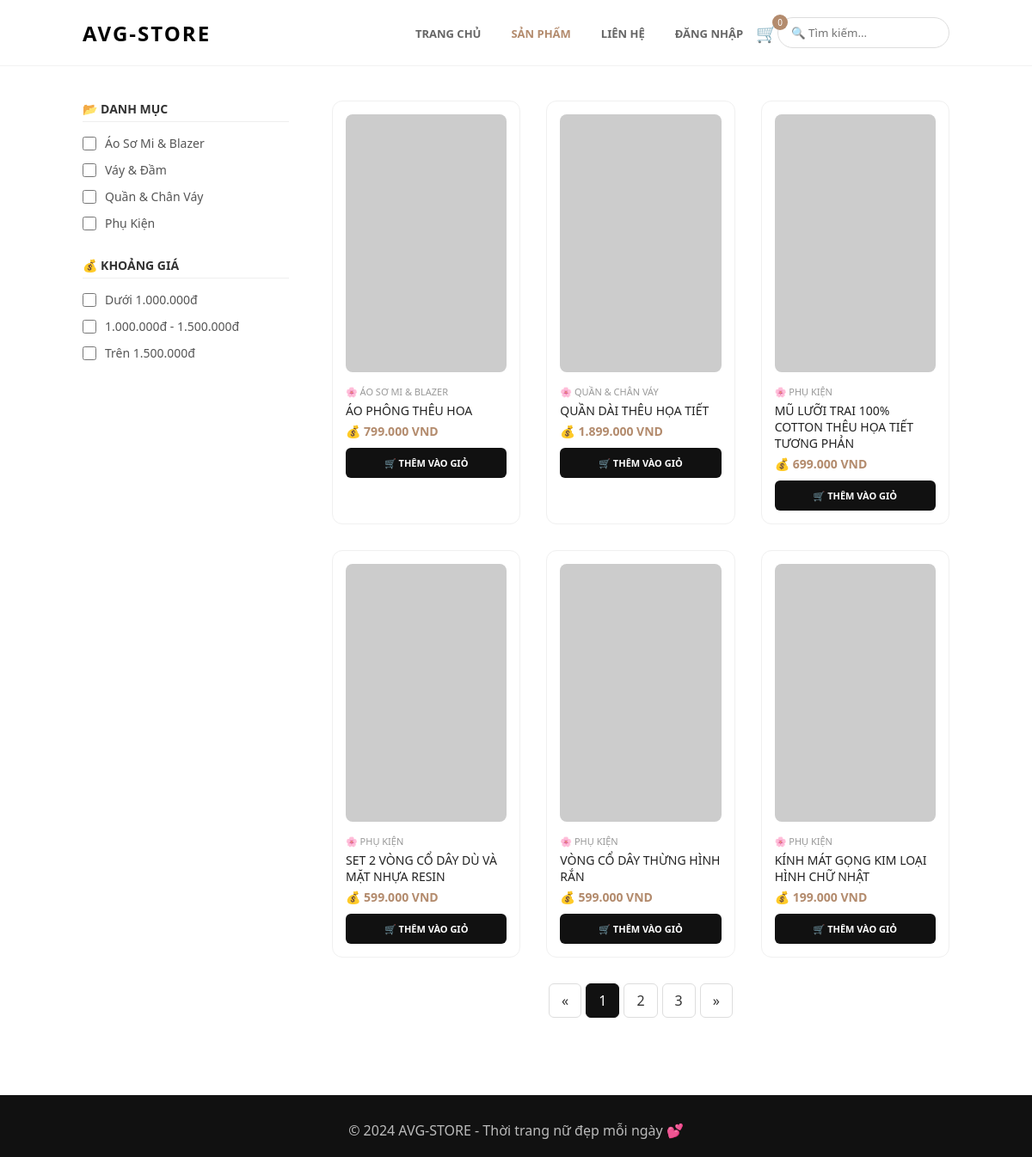
/products.php, run on the app's committed database.
### tables this page shows
CREATE TABLE `products` (
  `id` int(11) NOT NULL,
  `name` varchar(255) NOT NULL,
  `category` varchar(100) DEFAULT NULL,
  `price` varchar(50) DEFAULT NULL,
  `image` text DEFAULT NULL,
  `description` text DEFAULT NULL,
  `created_at` timestamp NOT NULL DEFAULT current_timestamp()
);

### products.php (the view, shortened to what this page needs)
<?php
include 'db.php';
$result = $conn->query("SELECT * FROM products ORDER BY id DESC");
?>
<!DOCTYPE html>
<html lang="vi">
<head>
</head>
<body>
    <div class="navbar">
        <a href="index.php" class="logo">AVG-STORE</a>
        <div style="display:flex; align-items:center;">
            <ul class="nav-links">
                <li><a href="index.php">TRANG CHỦ</a></li>
                <li><a href="products.php" class="active">SẢN PHẨM</a></li>
                <li><a href="contact.php">LIÊN HỆ</a></li>
                <?php if(isset($_SESSION['user'])): ?>
                    <li><a href="profile.php">TÀI KHOẢN</a></li>
                    <?php if($_SESSION['role'] === 'admin'): ?>
                        <li><a href="admin.php" style="color:#b38b6d;"> QUẢN TRỊ</a></li>
                    <?php endif; ?>
                    <li><a href="logout.php">ĐĂNG XUẤT</a></li>
                <?php else: ?>
                    <li><a href="login.php">ĐĂNG NHẬP</a></li>
                <?php endif; ?>
            </ul>
            <a href="cart.php" class="cart-icon">
                🛒 <span class="cart-count" id="cartCount">0</span>
            </a>
            <input type="text" class="search-box" id="searchField" placeholder="🔍 Tìm kiếm..." onkeyup="filterData(true)">
        </div>
    </div>
    <div class="main-container">
        <div class="sidebar">
            <div class="filter-section">
                <div class="filter-title">📂 Danh Mục</div>
                <label><input type="checkbox" class="cat-cb" value="áo sơ mi & blazer" onchange="filterData(true)"> Áo Sơ Mi & Blazer</label>
                <label><input type="checkbox" class="cat-cb" value="váy & đầm" onchange="filterData(true)"> Váy & Đầm</label>
                <label><input type="checkbox" class="cat-cb" value="quần & chân váy" onchange="filterData(true)"> Quần & Chân Váy</label>
                <label><input type="checkbox" class="cat-cb" value="phụ kiện" onchange="filterData(true)"> Phụ Kiện</label>
            </div>
            <div class="filter-section">
                <div class="filter-title">💰 Khoảng Giá</div>
                <label><input type="checkbox" class="price-cb" value="under1m" onchange="filterData(true)"> Dưới 1.000.000đ</label>
                <label><input type="checkbox" class="price-cb" value="1mto1m5" onchange="filterData(true)"> 1.000.000đ - 1.500.000đ</label>
                <label><input type="checkbox" class="price-cb" value="over1m5" onchange="filterData(true)"> Trên 1.500.000đ</label>
            </div>
        </div>
        <div class="content-area">
            <div class="products-grid" id="gridContainer">
                <?php while($row = $result->fetch_assoc()):
                    $clean_price = (int)preg_replace('/[^0-9]/', '', $row['price']);
                    $clean_cat = mb_strtolower(trim($row['category']), 'UTF-8');
                ?>
                    <div class="product-card" data-id="<?php echo $row['id']; ?>" data-category="<?php echo $clean_cat; ?>" data-price="<?php echo $clean_price; ?>">
                        <div class="img-holder"><img src="<?php echo $row['image']; ?>" onerror="this.src='https://placehold.co/300x350?text=AVG'"></div>
                        <span class="category-lbl">🌸 <?php echo $row['category']; ?></span>
                        <a href="product-detail.php?id=<?php echo $row['id']; ?>" class="product-title"><?php echo $row['name']; ?></a>
                        <span class="price-lbl">💰 <?php echo $row['price']; ?></span>
                        <button class="add-btn" data-id="<?php echo $row['id']; ?>" data-name="<?php echo htmlspecialchars($row['name']); ?>" data-price="<?php echo $row['price']; ?>">🛒 Thêm vào giỏ</button>
                    </div>
                <?php endwhile; ?>
            </div>
            <div class="pagination" id="paginationBox"></div>
        </div>
    </div>
    <div class="footer">
        <p>© 2024 AVG-STORE - Thời trang nữ đẹp mỗi ngày 💕</p>
    </div>
</body>
</html>

### products.php (style rules this page uses)
* { margin: 0; padding: 0; box-sizing: border-box; font-family: 'Segoe UI', Arial, sans-serif; }
body { background: #fff; color: #333; }
.navbar { display: flex; justify-content: space-between; align-items: center; padding: 20px 8%; border-bottom: 1px solid #f2f2f2; background: #fff; flex-wrap: wrap; gap: 15px; }
.logo { font-size: 24px; font-weight: bold; letter-spacing: 2px; text-decoration: none; color: #000; }
.nav-links { display: flex; gap: 35px; list-style: none; }
.nav-links a { text-decoration: none; color: #666; font-size: 13px; font-weight: 600; text-transform: uppercase; }
.nav-links a:hover, .nav-links a.active { color: #b38b6d; }
.cart-icon { position: relative; text-decoration: none; font-size: 20px; margin-left: 15px; }
.cart-count { position: absolute; top: -8px; right: -12px; background: #b38b6d; color: #fff; font-size: 10px; padding: 2px 6px; border-radius: 50%; }
.search-box { padding: 8px 15px; border: 1px solid #ddd; border-radius: 30px; outline: none; width: 200px; }
.main-container { display: flex; padding: 40px 8%; gap: 50px; flex: 1; flex-wrap: wrap; }
.sidebar { width: 240px; flex-shrink: 0; }
.filter-section { margin-bottom: 30px; }
.filter-title { font-size: 14px; font-weight: 700; text-transform: uppercase; margin-bottom: 15px; border-bottom: 1px solid #eee; padding-bottom: 5px; }
.filter-section label { display: flex; align-items: center; margin-bottom: 12px; font-size: 14px; color: #555; cursor: pointer; }
.filter-section input { margin-right: 10px; width: 16px; height: 16px; accent-color: #b38b6d; }
.content-area { flex: 1; }
.products-grid { display: grid; grid-template-columns: repeat(3, 1fr); gap: 30px; }
.product-card { background: #fff; display: flex; flex-direction: column; border: 1px solid #f0f0f0; border-radius: 12px; padding: 15px; transition: 0.3s; }
.img-holder { width: 100%; height: 300px; overflow: hidden; margin-bottom: 15px; border-radius: 8px; }
.img-holder img { width: 100%; height: 100%; object-fit: cover; }
.category-lbl { font-size: 11px; color: #999; text-transform: uppercase; }
.product-title { font-size: 14px; color: #222; font-weight: 500; text-decoration: none; margin: 5px 0; display: block; }
.price-lbl { font-size: 14px; color: #b38b6d; font-weight: 600; margin-bottom: 10px; }
.add-btn { background: #111; color: #fff; border: none; padding: 10px; font-size: 11px; font-weight: 600; text-transform: uppercase; cursor: pointer; border-radius: 6px; transition: 0.3s; }
.pagination { display: flex; justify-content: center; gap: 5px; margin-top: 30px; }
.footer { background: #111; color: #bbb; padding: 30px 0 20px; text-align: center; margin-top: 50px; }

### data on the page
products: category "ÁO SƠ MI & BLAZER", name "ÁO PHÔNG THÊU HOA", price "799.000 VND"
products: category "QUẦN & CHÂN VÁY", name "QUẦN DÀI THÊU HỌA TIẾT", price "1.899.000 VND"
products: category "PHỤ KIỆN", name "MŨ LƯỠI TRAI 100% COTTON THÊU HỌA TIẾT TƯƠNG PHẢN", price "699.000 VND"
products: category "PHỤ KIỆN", name "SET 2 VÒNG CỔ DÂY DÙ VÀ MẶT NHỰA RESIN", price "599.000 VND"
products: category "PHỤ KIỆN", name "VÒNG CỔ DÂY THỪNG HÌNH RẮN", price "599.000 VND"
products: category "PHỤ KIỆN", name "KÍNH MÁT GỌNG KIM LOẠI HÌNH CHỮ NHẬT", price "199.000 VND"
